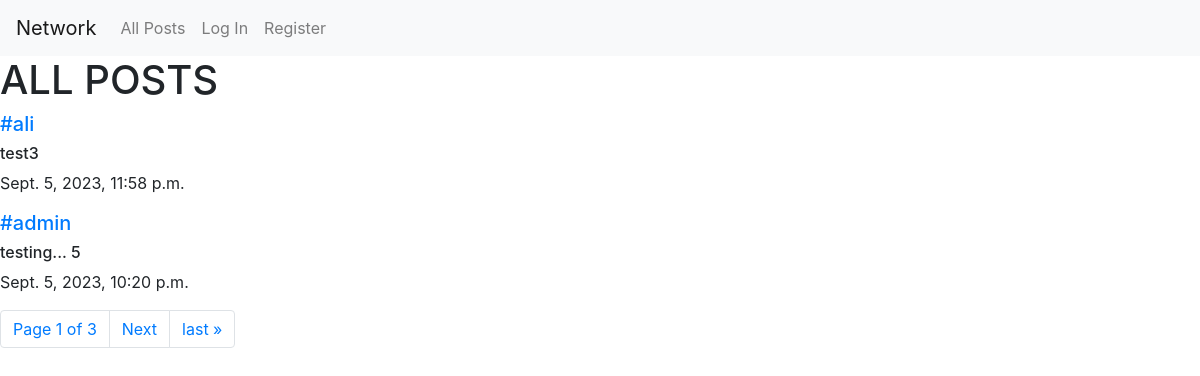
Before: / with the older database file.
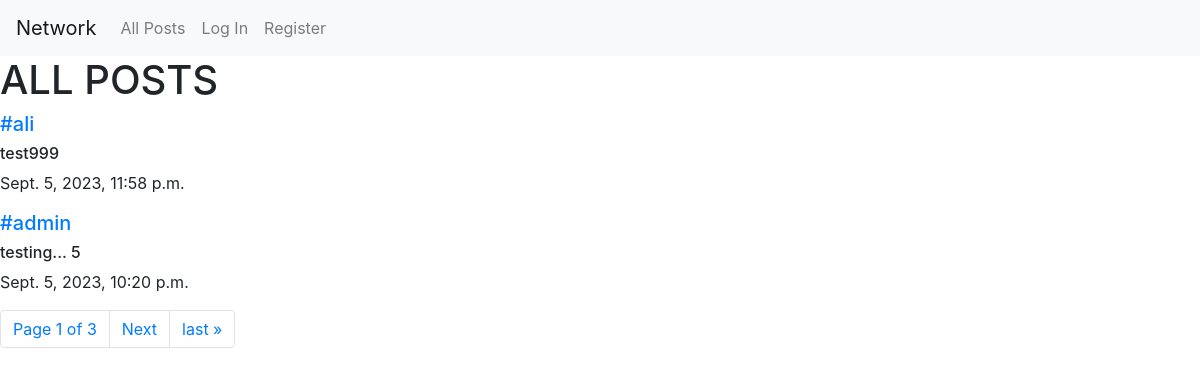
After: the same page with the newer database file.
### network/models.py (models this page shows, shortened)
class Post(models.Model):
    content = models.CharField(max_length=260)
    user = models.ForeignKey(User, on_delete=models.CASCADE, related_name="writer")
    date = models.DateTimeField(auto_now_add=True)

class User(AbstractUser):
    pass

### network/views.py (the view)
# urls.py: path("", views.index, name="index"),
def index(request):
    allPosts = Post.objects.all().order_by("id").reverse()
    paginator = Paginator(allPosts, 2)
    page_number = request.GET.get('page')
    page_obj = paginator.get_page(page_number)
    return render(request, "network/index.html", {
        "allPosts": allPosts,
        "page_obj": page_obj
    })

### network/templates/network/index.html (shortened to what this page needs)
{% extends "network/layout.html" %}
{% block body %}
    <div id="body">
        <h1>ALL POSTS</h1>
    </div>
    <div class="allPosts">
        {% for post in page_obj %}
            <div>
                <h5 class="username"><a href="{% url 'profile' user_id=post.user.id %}">#{{ post.user }}</a></h5>
                <h6 class="content" id="content_{{ post.id }}">{{ post.content }}</h6>
                <p class="date">{{ post.date }}</p>
            </div>
        {% endfor %}
    </div>
    <nav aria-label="Page navigation example">
        <ul class="pagination">
                <li class="page-item"><a href="" class="page-link">Page {{ page_obj.number }} of {{ page_obj.paginator.num_pages }}</a></li>
            {% if page_obj.has_next %}
                <li class="page-item"><a class="page-link" href="?page={{ page_obj.next_page_number }}">Next</a></li>
                <li class="page-item"><a class="page-link" href="?page={{ page_obj.paginator.num_pages }}">last &raquo;</a></li>
            {% endif %}
        </ul>
      </nav>
{% endblock %}

### network/templates/network/layout.html (shortened to what this page needs)
{% load static %}
<!DOCTYPE html>
<html lang="en">
    <head>
        <link rel="stylesheet" href="https://stackpath.bootstrapcdn.com/bootstrap/4.4.1/css/bootstrap.min.css">
        <link href="{% static 'network/styles.css' %}" rel="stylesheet">
        <link href="https://stackpath.bootstrapcdn.com/bootstrap/4.5.2/css/bootstrap.min.css" rel="stylesheet">
    </head>
    <body>
        <nav class="navbar navbar-expand-lg navbar-light bg-light">
            <a class="navbar-brand" href="{% url 'index' %}">Network</a>
            <div>
              <ul class="navbar-nav mr-auto">
                <li class="nav-item">
                  <a class="nav-link" href="{% url 'index' %}">All Posts</a>
                </li>
                {% if user.is_authenticated %}
                    <li class="nav-item">
                        <a class="nav-link" href="{% url 'following' %}">Following</a>
                    </li>
                    <li class="nav-item">
                        <a class="nav-link" href="{% url 'logout' %}">Log Out</a>
                    </li>
                {% else %}
                    <li class="nav-item">
                        <a class="nav-link" href="{% url 'login' %}">Log In</a>
                    </li>
                    <li class="nav-item">
                        <a class="nav-link" href="{% url 'register' %}">Register</a>
                    </li>
                {% endif %}
              </ul>
            </div>
          </nav>
        <div class="body">
            {% block body %}
            {% endblock %}
        </div>
    </body>
</html>

Changed rows visible on the page:
changed Post "ali": content "test3" → "test999"
